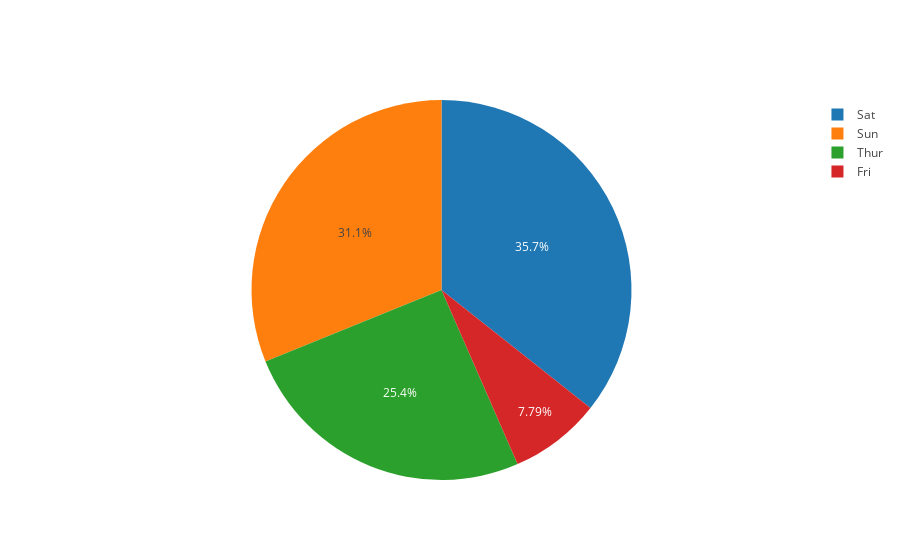

Notebook code cell kept with this figure:
### Markdown cell above
# Pie Plot

### Code cell
trace1=go.Pie(values=dff.values,labels=dff.index)
data=[trace1]
fig=dict(data=data)
iplot(fig)

### Figure 1 — Plotly figure (JSON) as saved in the notebook; plotly's stock layout.template omitted (floating-point values rounded to 4 significant figures)
{"data": [{"labels": ["Sat", "Sun", "Thur", "Fri"], "type": "pie", "values": [87, 76, 62, 19]}], "layout": {}}
